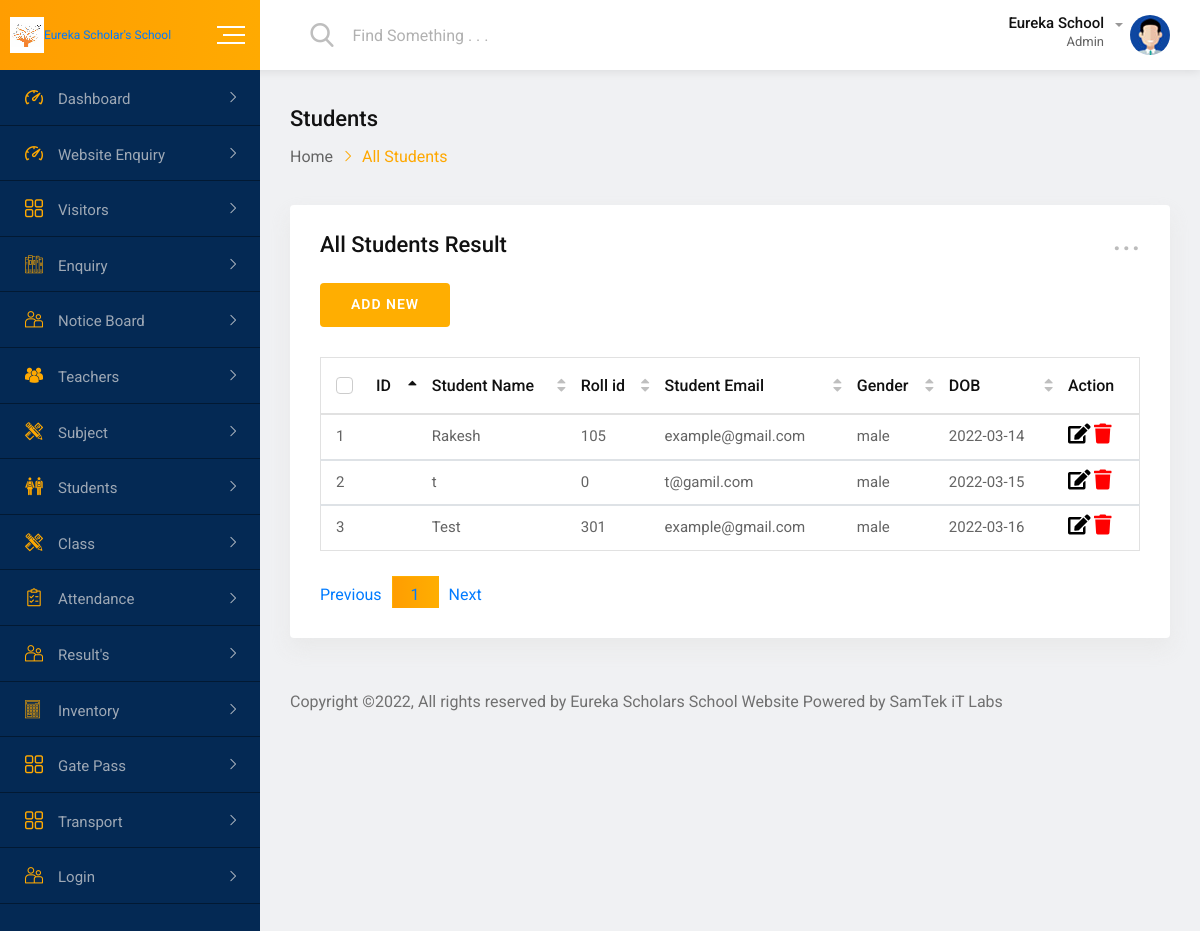
Page /student-result.php on the committed database.
### tables this page shows
CREATE TABLE `tblstudents` (
  `StudentId` int(200) NOT NULL,
  `StudentName` varchar(200) NOT NULL,
  `RollId` varchar(500) NOT NULL,
  `StudentEmail` varchar(100) NOT NULL,
  `Gender` varchar(100) NOT NULL,
  `DOB` varchar(100) NOT NULL,
  `ClassId` int(100) NOT NULL,
  `RegDate` timestamp(1) NOT NULL DEFAULT current_timestamp(1),
  `UpdationDate` timestamp(1) NOT NULL DEFAULT current_timestamp(1),
  `Status` int(1) DEFAULT NULL
);

### student-result.php (the view, shortened to what this page needs)
<?php
include 'db.php';
?>
<!doctype html>
<html class="no-js" lang="">
<head>
    <link rel="stylesheet" href="css/normalize.css">
    <link rel="stylesheet" href="css/main.css">
    <link rel="stylesheet" href="css/bootstrap.min.css">
    <link rel="stylesheet" href="css/all.min.css">
    <link rel="stylesheet" href="fonts/flaticon.css">
    <link rel="stylesheet" href="css/fullcalendar.min.css">
    <link rel="stylesheet" href="css/animate.min.css">
    <link rel="stylesheet" href="style.css">
</head>
<body>
    <div id="wrapper" class="wrapper bg-ash">
        <div class="navbar navbar-expand-md header-menu-one bg-light">
            <div class="nav-bar-header-one">
                <div class="header-logo">
                    <a href="index1.php">
                        <img src="img/icon.png" alt="logo"><span style="font-size:1vw","color:red;">Eureka Scholar's School</span>
                     </a>
                </div>
                <div class="toggle-button sidebar-toggle">
                    <button type="button" class="item-link">
                        <span class="btn-icon-wrap">
                            <span></span>
                            <span></span>
                            <span></span>
                        </span>
                    </button>
                </div>
            </div>
            <div class="header-main-menu collapse navbar-collapse" id="mobile-navbar">
                <ul class="navbar-nav">
                    <li class="navbar-item header-search-bar">
                        <div class="input-group stylish-input-group">
                            <span class="input-group-addon">
                                <button type="submit">
                                    <span class="flaticon-search" aria-hidden="true"></span>
                            </button>
                            </span>
                            <input type="text" class="form-control" placeholder="Find Something . . .">
                        </div>
                    </li>
                </ul>
                <ul class="navbar-nav">
                    <li class="navbar-item dropdown header-admin">
                        <a class="navbar-nav-link dropdown-toggle" href="#" role="button" data-toggle="dropdown" aria-expanded="false">
                            <div class="admin-title">
                                <h5 class="item-title">Eureka School</h5>
                                <span>Admin</span>
                            </div>
                            <div class="admin-img">
                                <img src="img/figure/admin.jpg" alt="Admin">
                            </div>
                        </a>
                    </li>
                     </div>
                        </div>
            </div>
        <div class="dashboard-page-one">
            <div class="sidebar-main sidebar-menu-one sidebar-expand-md sidebar-color">
                <div class="sidebar-menu-content">
                    <ul class="nav nav-sidebar-menu sidebar-toggle-view">
                        <li class="nav-item sidebar-nav-item">
                            <a href="index1.php" class="nav-link"><i class="flaticon-dashboard"></i><span>Dashboard</span></a>
                        </li>
						<li class="nav-item sidebar-nav-item">
                            <a href="enquiry.php" class="nav-link"><i class="flaticon-dashboard"></i><span>Website Enquiry</span></a>
                         </li>
						<li class="nav-item sidebar-nav-item">
                            <a href="#" class="nav-link"><i class="flaticon-menu-1"></i><span>Visitors</span></a>
                        </li>
						<li class="nav-item sidebar-nav-item">
                            <a href="#" class="nav-link"><i class="flaticon-books"></i><span>Enquiry</span></a>
                        </li>
						<li class="nav-item sidebar-nav-item">
                            <a href="#" class="nav-link"><i class="flaticon-couple"></i><span>Notice Board</span></a>
                        </li>
						<li class="nav-item sidebar-nav-item">
                            <a href="#" class="nav-link"><i
                                    class="flaticon-multiple-users-silhouette"></i><span>Teachers</span></a>
                        </li>
						<li class="nav-item sidebar-nav-item">
                            <a href="#" class="nav-link"><i
                                    class="flaticon-maths-class-materials-cross-of-a-pencil-and-a-ruler"></i><span>Subject</span></a>
                        </li>
                        <li class="nav-item sidebar-nav-item">
                            <a href="#" class="nav-link"><i class="flaticon-classmates"></i><span>Students</span></a>
                        </li>
                        <li class="nav-item sidebar-nav-item">
                            <a href="#" class="nav-link"><i
                                    class="flaticon-maths-class-materials-cross-of-a-pencil-and-a-ruler"></i><span>Class</span></a>
                        </li>
						<li class="nav-item sidebar-nav-item">
                            <a href="#" class="nav-link"><i class="flaticon-shopping-list"></i><span>Attendance</span></a>
                        </li>
                        <li class="nav-item sidebar-nav-item">
                            <a href="#" class="nav-link"><i class="flaticon-couple"></i><span>Result's</span></a>
                        </li>
                        <li class="nav-item sidebar-nav-item">
                            <a href="#" class="nav-link"><i class="flaticon-technological"></i><span>Inventory</span></a>
                        </li>
                        <li class="nav-item sidebar-nav-item">
                            <a href="#" class="nav-link"><i class="flaticon-menu-1"></i><span>Gate Pass</span></a>
                        </li>
                        <li class="nav-item sidebar-nav-item">
                            <a href="#" class="nav-link"><i class="flaticon-menu-1"></i><span>Transport</span></a>
                        </li>
                        <li class="nav-item sidebar-nav-item">
                            <a href="#" class="nav-link"><i class="flaticon-couple"></i><span>Login</span></a>
                        </li>
                    </ul>
                </div>
            </div>
            <div class="dashboard-content-one">
                <div class="breadcrumbs-area">
                    <h3>Students</h3>
                    <ul>
                        <li>
                            <a href="index1.php">Home</a>
                        </li>
                        <li>All Students</li>
                    </ul>
                </div>
                <div class="card height-auto">
                    <div class="card-body">
                        <div class="heading-layout1">
                            <div class="item-title">
                                <h3>All Students Result</h3>
                            </div>
                            <div class="dropdown">
                                <a class="dropdown-toggle" href="#" role="button" data-toggle="dropdown" aria-expanded="false">...</a>
                            </div>
                        </div>
                        <form class="mg-b-20">
                            <div class="row gutters-8">
                               <div class="col-1-xxxl col-xl-2 col-lg-3 col-12 form-group">
                               <a href="add-student-result.php"><button type="submit" class="fw-btn-fill btn-gradient-yellow">ADD NEW</button>
                                </a></div>
                            </div>
                        </form>
                        <div class="table-responsive">
                            <table class="table display data-table text-nowrap">
                                <thead>
                                    <tr>
                                        <th>
                                            <div class="form-check">
                                                <label class="form-check-label">ID</label>
                                            </div>
                                        </th>
                                            <th>Student Name</th>
                                            <th>Roll id</th>
                                            <th>Student Email</th>
                                            <th>Gender</th>
                                            <th>DOB</th>
                                            <th>Action</th>
                                            </tr>
                                        </thead>
										 <?php
											$i=1;
											$results1 = mysqli_query($conn, "select * from tblstudents");
											while ($row1 = mysqli_fetch_array($results1)) {
										?>
                                <tbody id="geeks">
								<tr>
                                    <td><?php echo $i; ?></td>
									<td><?php echo $row1['StudentName'];?></td>
									<td><?php echo $row1['RollId'];?></td>
									<td><?php echo $row1['StudentEmail'];?></td>
									<td><?php echo $row1['Gender'];?></td>
									<td><?php echo $row1['DOB'];?></td>
									<td><a href="result-update.php?Studentid=<?php echo $row1['StudentId']; ?>" ><i class="fa fa-edit" style="font-size: 20px;color: black"></i></a>
									<a href="result-delete.php?Studentid=<?php echo $row1['StudentId']; ?>" ><i class="fa fa-trash" onclick="doconfirm()" style="font-size: 20px;color: red;" ></i></a></td>
									<?php $i++;  } ?>
                                      </tr>
                                 </tbody>
                            </table>
                        </div>
                    </div>
                </div>
                <footer class="footer-wrap-layout1">
                    <div class="copyright">Copyright ©2022, All rights reserved by Eureka Scholars School Website Powered by SamTek iT Labs</a></div>
                </footer>
            </div>
        </div>
</body>
</html>

### css/main.css (style rules this page uses)
html { color: #222; font-size: 1em; line-height: 1.4; }
audio, canvas, iframe, img, svg, video { vertical-align: middle; }

### rows in the picture
tblstudents: StudentName "Rakesh", RollId "105", StudentEmail "example@gmail.com", Gender "male", DOB "2022-03-14"
tblstudents: StudentName "t", RollId "0", StudentEmail "t@gamil.com", Gender "male", DOB "2022-03-15"
tblstudents: StudentName "Test", RollId "301", StudentEmail "example@gmail.com", Gender "male", DOB "2022-03-16"
